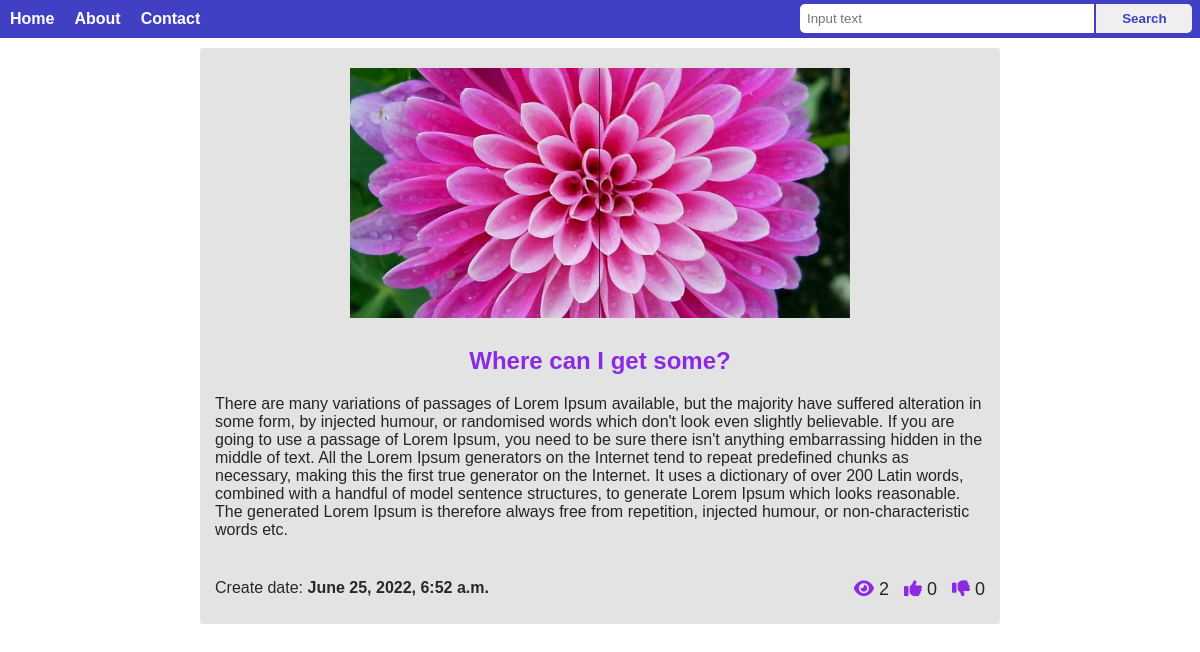
Page /article/3 on the committed database.
### article/models.py (models this page shows, shortened)
class Article(models.Model):
  class Meta:
    verbose_name = 'Article'
    verbose_name_plural = 'Articles'
  title = models.CharField(max_length=80)
  short_description = models.CharField(max_length=200)
  description = models.TextField(blank=True)
  created_at = models.DateTimeField(auto_now_add=True)
  updated_at = models.DateTimeField(auto_now=True)
  photo = models.ImageField(upload_to='photos/article/%Y/%m/%d/')
  is_published = models.BooleanField(default=False)
  views = models.IntegerField(blank=True, default=0)
  likes = models.IntegerField(blank=True, default=0)
  dis_likes = models.IntegerField(blank=True, default=0)

### article/views.py (the view)
# urls.py: path('article/<id>', article),
def article(req, id):
  article = Article.objects.get(pk=id)
  article.views = article.views + 1
  article.save()
  return render(req, 'article/article.html', {
    "article": article,
    "title": article.title
  })

### article/templates/article/article.html (shortened to what this page needs)
<!DOCTYPE html>
<html lang="en">
<head>
  <link rel="stylesheet" href="https://cdnjs.cloudflare.com/ajax/libs/font-awesome/6.1.1/css/all.min.css" />
  <link rel="stylesheet" href="/media/style.css">
</head>
<body>
  <header class="header">
    <nav>
      <ul>
        <li><a href="/">Home</a></li>
        <li><a href="#">About</a></li>
        <li><a href="/contact">Contact</a></li>
      </ul>
      <div class="search">
        <form method="get" action="/">
          <input type="text" name="search_input" class="searh-input" placeholder="Input text" />
          <input type="submit" value="Search" class="searh-btn" />
        </form>
      </div>
    </nav>
  </header>
  <div class="container">
    <section class="main">
      <div class="post">
        <div class="full-post-image">
          <img src="/media/{{article.photo}}" alt="">
        </div>
        <div class="full-post-contect">
          <h1>{{article.title}}</h1>
          <p>{{article.description}}</p>
          <div class="post-info">
            <div class="left-info">
              Create date: <strong>{{article.created_at}}</strong>
            </div>
            <div class="right-info">
              <span><i class="fa-solid fa-eye"></i> {{article.views}}</span>
              <span><i class="fa-solid fa-thumbs-up"></i> {{article.likes}}</span>
              <span><i class="fa-solid fa-thumbs-down"></i> {{article.dis_likes}}</span>
            </div>
          </div>
        </div>
      </div>
    </section>
  </div>
</body>
</html>

### media/style.css (style rules this page uses)
:root { --main-color: rgb(65, 63, 196); }
* { padding: 0; margin: 0; font-family: Arial, Helvetica, sans-serif; }
.container { max-width: 800px; margin: 0 auto; }
.header { background-color: var(--main-color); color: #fff; }
.header ul { list-style: none; }
.header ul li { float: left; }
.header ul li a { display: block; color: #fff; text-decoration: none; font-size: 16px; font-weight: bold; padding: 10px 10px; }
.post { margin: 10px 0; padding: 10px; background-color: rgb(227, 227, 227); border-radius: 3px; color: rgb(37, 37, 37); }
.post-info { padding: 20px 0; }
.full-post-image { width: 500px; margin: 10px auto; }
.full-post-image img { width: 100%; }
.full-post-contect { margin: 10px 0; padding: 5px; }
.full-post-contect h1 { text-align: center; color: blueviolet; margin: 10px 0; }
.full-post-contect p { font-size: 16px; margin: 20px 0; }
.left-info { float: left; width: 280px; font-size: 16px; color: rgb(40, 40, 40); }
.right-info { float: right; font-size: 18px; }
.right-info span { display: inline-block; margin-left: 10px; }
.right-info span i { color: blueviolet; }
.search { float: right; width: 400px; margin-top: 4px; }
.searh-input { display: inline-block; width: 70%; padding: 7px; outline: none; border-radius: 5px 0 0 5px; border: none; }
.searh-btn { display: inline-block; width: 24%; position: relative; left: -2px; padding: 7px; outline: none; border-radius: 0 5px 5px 0; border: none; color: var(--main-color); font-weight: bold; transition: all 0.4s; }

### rows in the picture
Article: photo (picture), title "Where can I get some?", description "There are many variations of passages of Lorem Ipsum available, but the majority have suffered alteration in some form, by injected humour, or randomised words which don't look even slightly believable. If you are going to use a passage of Lorem Ipsum, you need to be sure there isn't anything embarrassing hidden in the middle of text. All the Lorem Ipsum generators on the Internet tend to repeat predefined chunks as necessary, making this the first true generator on the Internet. It uses a dictionary of over 200 Latin words, combined with a handful of model sentence structures, to generate Lorem Ipsum which looks reasonable. The generated Lorem Ipsum is therefore always free from…", created_at "June 25, 2022, 6:52 a.m.", views "2", likes "0", dis_likes "0"
